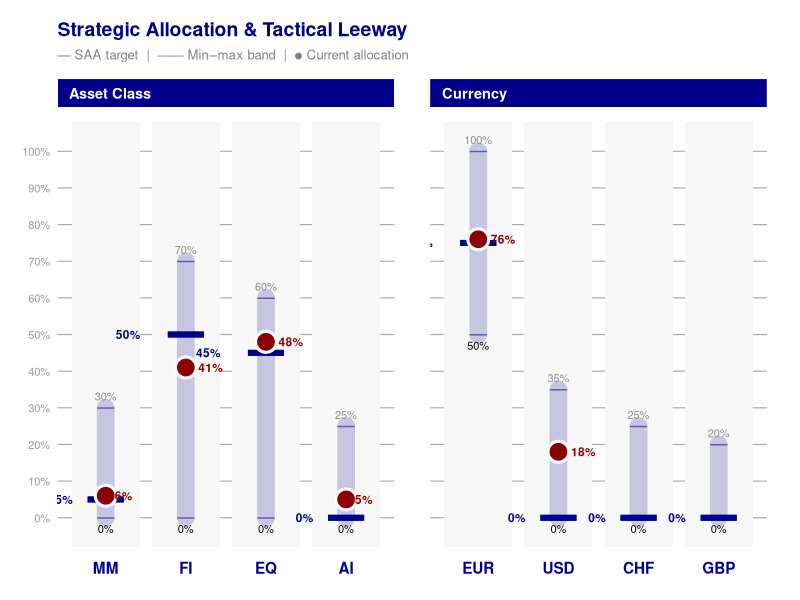

Write R code to recreate this figure.
library(tidyverse)                                                                                                                  
library(scales)                                                                                                                     

# ── Palette ───────────────────────────────────────────────────────────────────                                                    
BAND_COL    <- "darkblue"                                                                                                            
CURRENT_COL <- "darkred"                                                                                                            

# ── Label size parameters ─────────────────────────────────────────────────────                                                    
SZ_SAA      <- 3   # SAA target label                                                                                             
SZ_CURRENT  <- 3.0   # current allocation label                                                                                     
SZ_BAND     <- 2.8   # min/max band end labels                                                                                      

# ── Data ──────────────────────────────────────────────────────────────────────                                                    
alloc <- tribble(                                                                                                                   
  ~label, ~group,         ~saa, ~lo, ~hi, ~current,                                                                                 
  "MM",   "Asset Class",    5,    0,  30,    6,
  "FI",   "Asset Class",   50,    0,  70,   41,
  "EQ",   "Asset Class",   45,    0,  60,   48,                                                                                     
  "AI",   "Asset Class",    0,    0,  25,    5,
  "EUR",  "Currency",      75,   50, 100,   76,                                                                                     
  "USD",  "Currency",       0,    0,  35,   18,                                                                                     
  "CHF",  "Currency",       0,    0,  25,   NA,
  "GBP",  "Currency",       0,    0,  20,   NA                                                                                      
) %>%                                                                                                                               
  mutate(label = factor(label, levels = c("MM", "FI", "EQ", "AI",                                                                   
                                          "EUR", "USD", "CHF", "GBP")))                                                             

# ── Plot ──────────────────────────────────────────────────────────────────────                                                    
ggplot(alloc, aes(x = label)) +                                                                                                     
  
  # ── Alternating column wash ───────────────────────────────────────────────                                                      
  geom_tile(aes(y = 50, height = 116, width = 0.85),                                                                                
            fill = "grey97", colour = NA, show.legend = FALSE) +                                                                    
  
  # ── Range band ────────────────────────────────────────────────────────────                                                      
  geom_segment(aes(y = lo, yend = hi, xend = label),                                                                                
               linewidth = 6, alpha = 0.20, lineend = "round",                                                                      
               colour = BAND_COL) +
  
  # ── Band end tick marks ───────────────────────────────────────────────────                                                      
  geom_point(aes(y = lo), shape = 95, size = 7, alpha = 0.55, colour = BAND_COL) +                                                  
  geom_point(aes(y = hi), shape = 95, size = 7, alpha = 0.55, colour = BAND_COL) +                                                  
  
  # ── Band end labels ───────────────────────────────────────────────────────                                                      
  geom_text(aes(y = lo, label = paste0(lo, "%")),                                                                                   
            colour = "black", vjust = 1.9, size = SZ_BAND) +                                                                       
  geom_text(aes(y = hi, label = paste0(hi, "%")),
            colour = "grey55", vjust = -0.9, size = SZ_BAND) +                                                                      
  
  # ── SAA target — horizontal line + label inline left ─────────────────────                                                       
  geom_errorbar(aes(ymin = saa, ymax = saa),                                                                                        
                width = 0.45, linewidth = 2.0, colour = BAND_COL) +                                                                 
  geom_text(aes(y = saa, label = paste0(saa, "%")),                                                                                 
            colour = BAND_COL, vjust = 0.5, hjust = 2.8,                                                                            
            size = SZ_SAA, fontface = "bold") +                                                                                     
  
  # ── Current allocation — filled red circle + label inline right ───────────                                                      
  geom_point(data = ~filter(.x, !is.na(current)),                                                                                   
             aes(y = current), shape = 21, size = 6,                                                                                
             fill = CURRENT_COL, colour = "white", stroke = 1.6) +
  geom_text(data = ~filter(.x, !is.na(current)),                                                                                    
            aes(y = current, label = paste0(current, "%")),                                                                         
            colour = CURRENT_COL, vjust = 0.5, hjust = -0.5,                                                                        
            size = SZ_CURRENT, fontface = "bold") +                                                                                 
  
  scale_y_continuous(limits = c(-10, 112), breaks = seq(0, 100, 10),                                                                
                     labels = function(x) paste0(x, "%"),                                                                           
                     expand = c(0, 0)) +                                                                                            
  facet_wrap(~group, scales = "free_x", nrow = 1) +
  
  theme_minimal(base_size = 12) +                                                                                                   
  theme(                                                                                                                            
    panel.grid.major.y = element_line(colour = "darkgrey", linewidth = 0.4),                                                          
    panel.grid.minor   = element_blank(),
    panel.grid.major.x = element_blank(),                                                                                           
    axis.title        = element_blank(),                                                                                            
    axis.text.y       = element_text(size = 8, colour = "grey60"),                                                                  
    axis.text.x       = element_text(face = "bold", size = 11, colour = BAND_COL),                                                  
    strip.text        = element_text(face = "bold", size = 10.5,                                                                    
                                     colour = "white", hjust = 0.02),
    strip.background  = element_rect(fill = BAND_COL, colour = NA),                                                                 
    panel.spacing     = unit(1.8, "lines"),                                                                                         
    plot.title        = element_text(face = "bold", size = 14, colour = BAND_COL),                                                  
    plot.subtitle     = element_text(colour = "grey50", size = 9.5,                                                                 
                                     margin = margin(b = 12)),                                                                      
    plot.background   = element_rect(fill = "white", colour = NA),                                                                  
    plot.margin       = margin(16, 24, 16, 16)                                                                                      
  ) +                                                                                                                               
  labs(
    title    = "Strategic Allocation & Tactical Leeway",                                                                            
    subtitle = "— SAA target  |  ── Min–max band  |  ● Current allocation"                                                          
  )                                                       
